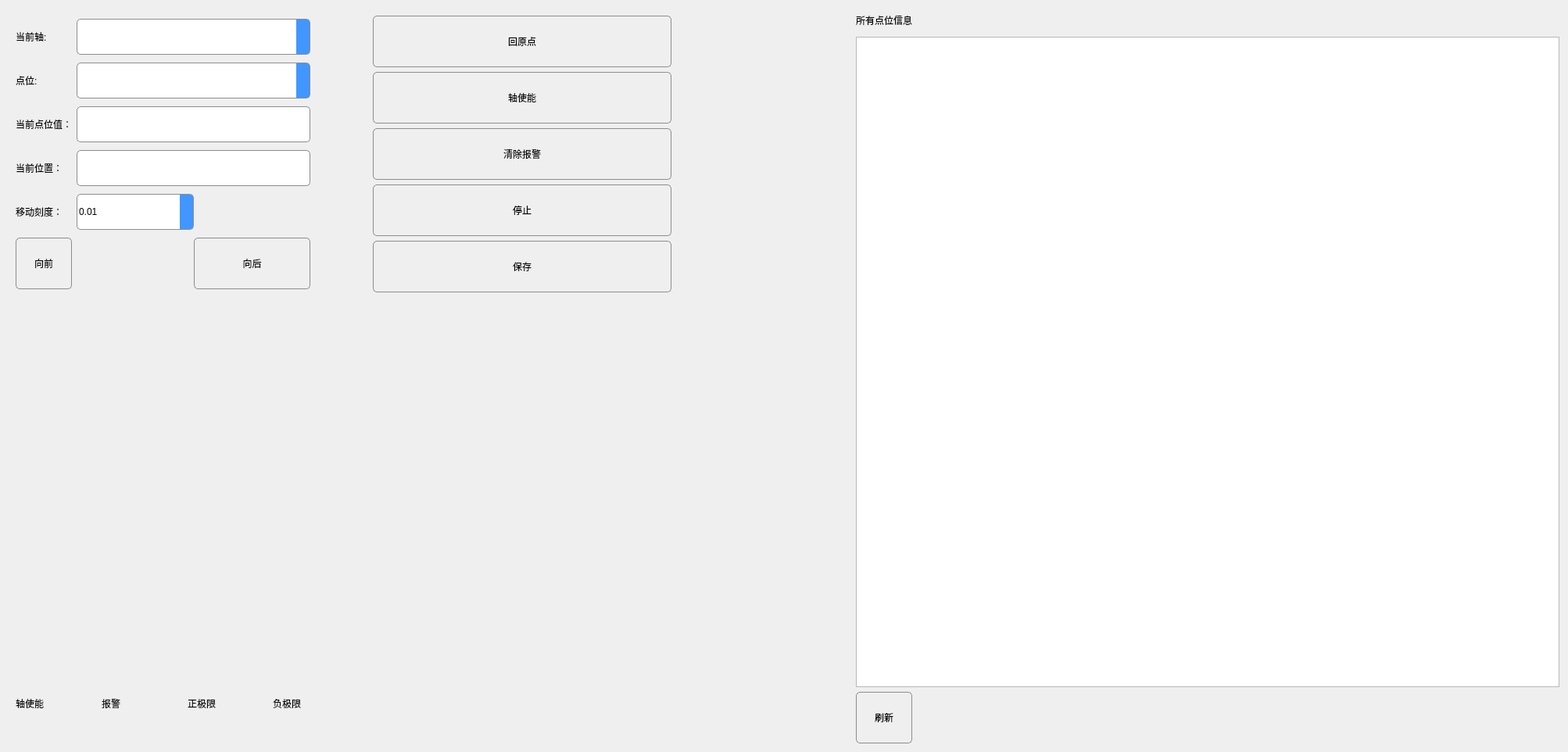
<?xml version="1.0" encoding="UTF-8"?>
<ui version="4.0">
 <class>Form</class>
 <widget class="QWidget" name="Form">
  <property name="geometry">
   <rect>
    <x>0</x>
    <y>0</y>
    <width>2006</width>
    <height>962</height>
   </rect>
  </property>
  <property name="windowTitle">
   <string>轴调试</string>
  </property>
  <property name="styleSheet">
   <string notr="true">QComboBox{
     background:#FFFFFF;
     selection-background-color: #4197FF;
     border: 1px solid #8D8D91;
     padding: 0 1px;
     min-height: 40px;
     border-radius:5px;
     padding:2px;
}
QComboBox:editable{
     border-style: solid;
     border-radius:5px;
     padding:2px;
}
QComboBox:hover{
     border-color: #4197FF;
     border:2px solid #7EA3D9;
     border-radius:5px;
}
 QComboBox:focus{
     border-color: #7EA3D9;
     border:1px solid #7EA3D9;
     border-radius:5px;
}
QComboBox:on { /* shift the text when the popup opens */
     padding-top: 2px;
     padding-left: 2px;
     border-radius:5px;
}
QComboBox::down-arrow {
     image:url(drop_down.png);
}
 
QComboBox::drop-down { /* shift the text when the popup opens */
     background:#4197FF;
     width:15px;
     padding-right:2px;
     border-top-right-radius: 3px;
     border-bottom-right-radius: 3px;
}
QComboBox QAbstractItemView {
     background:#FFFFFF;
     border: 1px solid #8D8D91;
     border-radius:3px;
     selection-background-color: #4197FF;
}
QComboBox QAbstractItemView::item{
     height:50px;
}
QLineEdit {
     background:#FFFFFF;
     selection-background-color: #4197FF;
     border: 1px solid #8D8D91;
     padding: 2px;
     min-height: 40px;
     border-radius:5px;
}
QLineEdit:hover{
     border:2px solid #B4B4D0F5;
     border-radius:5px;
     }
 
QLineEdit:focus{
     border:2px solid #7EA3D9;
}
 
QLineEdit:read-only {
     border: 1px solid #DCDCDC;
     color: lightgray;
}
QLineEdit:disabled {
     border: 1px solid #DCDCDC;
     color: lightgray;
}
QPushButton {
     border: 1px solid #8D8D91;
     border-radius: 5px;
     background-color: QLinearGradient( x1: 0, y1: 0, x2: 0, y2: 1, 
         stop: 0 #FEFEFE, stop: 0.05 #FBFBFB,stop: 0.4 #FBFBFB, 
         stop: 0.9 #F5F5F5, stop: 1 #F5F5F5);
     padding: 2px;
     min-height: 60px;
     min-width:60px;
}
QPushButton:default {
     background-color: QLinearGradient( x1: 0, y1: 0, x2: 0, y2: 1, 
         stop: 0 #68B1FA, stop: 0.05 #3C9AFC,stop: 0.4 #3C9AFC, 
         stop: 0.9 #0A81FF, stop: 1 #0A81FF);
} 
QPushButton:hover{
     border: 2px solid #B4B4D0F5;
     background-color: QLinearGradient( x1: 0, y1: 0, x2: 0, y2: 1, 
         stop: 0 #68B1FA, stop: 0.05 #3C9AFC,stop: 0.4 #3C9AFC, 
         stop: 0.9 #0A81FF, stop: 1 #0A81FF);  
}
QPushButton:pressed{
     background-color: QLinearGradient( x1: 0, y1: 0, x2: 0, y2: 1, 
         stop: 0 #68B1FA, stop: 0.05 #0A81FF,stop: 0.4 #0A81FF, 
         stop: 0.9 #3C9AFC, stop: 1 #3C9AFC);
     
}
QPushButton:disabled{ 
     border:1px solid #CDCDCD;
     color:#C7C7C7;
     background:#EFEFEF;
}</string>
  </property>
  <layout class="QGridLayout" name="gridLayout_4">
   <item row="0" column="0" rowspan="3">
    <widget class="QWidget" name="widget_2" native="true">
     <property name="maximumSize">
      <size>
       <width>500</width>
       <height>16777215</height>
      </size>
     </property>
     <layout class="QGridLayout" name="gridLayout">
      <item row="0" column="0">
       <widget class="QLabel" name="label">
        <property name="text">
         <string>当前轴: </string>
        </property>
       </widget>
      </item>
      <item row="0" column="1" colspan="3">
       <widget class="QComboBox" name="comboBox_Axis"/>
      </item>
      <item row="1" column="0">
       <widget class="QLabel" name="label_2">
        <property name="text">
         <string>点位:</string>
        </property>
       </widget>
      </item>
      <item row="1" column="1" colspan="3">
       <widget class="QComboBox" name="comboBox_Point"/>
      </item>
      <item row="2" column="0">
       <widget class="QLabel" name="label_8">
        <property name="text">
         <string>当前点位值：</string>
        </property>
       </widget>
      </item>
      <item row="2" column="1" colspan="3">
       <widget class="QLineEdit" name="lineEdit_SavedPoint"/>
      </item>
      <item row="3" column="0">
       <widget class="QLabel" name="label_3">
        <property name="text">
         <string>当前位置：</string>
        </property>
       </widget>
      </item>
      <item row="3" column="1" colspan="3">
       <widget class="QLineEdit" name="lineEdit_CurrentPoint"/>
      </item>
      <item row="4" column="0">
       <widget class="QLabel" name="label_9">
        <property name="text">
         <string>移动刻度：</string>
        </property>
       </widget>
      </item>
      <item row="4" column="1" colspan="2">
       <widget class="QComboBox" name="comboBox_Distance">
        <item>
         <property name="text">
          <string>0.01</string>
         </property>
        </item>
        <item>
         <property name="text">
          <string>0.1</string>
         </property>
        </item>
        <item>
         <property name="text">
          <string>1</string>
         </property>
        </item>
        <item>
         <property name="text">
          <string>10</string>
         </property>
        </item>
       </widget>
      </item>
      <item row="4" column="3">
       <spacer name="horizontalSpacer">
        <property name="orientation">
         <enum>Qt::Horizontal</enum>
        </property>
        <property name="sizeHint" stdset="0">
         <size>
          <width>135</width>
          <height>20</height>
         </size>
        </property>
       </spacer>
      </item>
      <item row="5" column="0">
       <widget class="QPushButton" name="btn_Backward">
        <property name="text">
         <string>向前</string>
        </property>
       </widget>
      </item>
      <item row="5" column="1">
       <spacer name="horizontalSpacer_2">
        <property name="orientation">
         <enum>Qt::Horizontal</enum>
        </property>
        <property name="sizeHint" stdset="0">
         <size>
          <width>98</width>
          <height>20</height>
         </size>
        </property>
       </spacer>
      </item>
      <item row="5" column="2" colspan="2">
       <widget class="QPushButton" name="btn_Forward">
        <property name="text">
         <string>向后</string>
        </property>
       </widget>
      </item>
     </layout>
    </widget>
   </item>
   <item row="0" column="2" rowspan="3" colspan="2">
    <widget class="QWidget" name="widget_3" native="true">
     <property name="maximumSize">
      <size>
       <width>400</width>
       <height>16777215</height>
      </size>
     </property>
     <layout class="QGridLayout" name="gridLayout_2">
      <item row="0" column="0">
       <widget class="QPushButton" name="btn_Origion">
        <property name="text">
         <string>回原点</string>
        </property>
       </widget>
      </item>
      <item row="1" column="0">
       <widget class="QPushButton" name="btn_ServoOn">
        <property name="text">
         <string>轴使能</string>
        </property>
       </widget>
      </item>
      <item row="2" column="0">
       <widget class="QPushButton" name="btn_ClearAlarm">
        <property name="text">
         <string>清除报警</string>
        </property>
       </widget>
      </item>
      <item row="3" column="0">
       <widget class="QPushButton" name="btn_Stop">
        <property name="text">
         <string>停止</string>
        </property>
       </widget>
      </item>
      <item row="4" column="0">
       <widget class="QPushButton" name="btn_SavePoint">
        <property name="text">
         <string>保存</string>
        </property>
       </widget>
      </item>
     </layout>
    </widget>
   </item>
   <item row="0" column="5">
    <widget class="QLabel" name="label_10">
     <property name="maximumSize">
      <size>
       <width>16777215</width>
       <height>30</height>
      </size>
     </property>
     <property name="text">
      <string>所有点位信息</string>
     </property>
    </widget>
   </item>
   <item row="1" column="4">
    <spacer name="horizontalSpacer_3">
     <property name="orientation">
      <enum>Qt::Horizontal</enum>
     </property>
     <property name="sizeType">
      <enum>QSizePolicy::Fixed</enum>
     </property>
     <property name="sizeHint" stdset="0">
      <size>
       <width>200</width>
       <height>20</height>
      </size>
     </property>
    </spacer>
   </item>
   <item row="1" column="5" rowspan="4" colspan="2">
    <widget class="QTableWidget" name="tableWidget">
     <property name="minimumSize">
      <size>
       <width>900</width>
       <height>0</height>
      </size>
     </property>
    </widget>
   </item>
   <item row="2" column="1">
    <spacer name="horizontalSpacer_6">
     <property name="orientation">
      <enum>Qt::Horizontal</enum>
     </property>
     <property name="sizeType">
      <enum>QSizePolicy::Fixed</enum>
     </property>
     <property name="sizeHint" stdset="0">
      <size>
       <width>50</width>
       <height>20</height>
      </size>
     </property>
    </spacer>
   </item>
   <item row="3" column="0">
    <spacer name="verticalSpacer">
     <property name="orientation">
      <enum>Qt::Vertical</enum>
     </property>
     <property name="sizeHint" stdset="0">
      <size>
       <width>20</width>
       <height>371</height>
      </size>
     </property>
    </spacer>
   </item>
   <item row="3" column="2">
    <spacer name="verticalSpacer_2">
     <property name="orientation">
      <enum>Qt::Vertical</enum>
     </property>
     <property name="sizeHint" stdset="0">
      <size>
       <width>20</width>
       <height>371</height>
      </size>
     </property>
    </spacer>
   </item>
   <item row="4" column="0" rowspan="2" colspan="2">
    <widget class="QWidget" name="widget" native="true">
     <property name="styleSheet">
      <string notr="true">QLabel[notice_level='OK']{
    background-color: yellow;
	min-width:     40px;     
	min-height:    40px;     
	max-width:     40px;     
	max-height:    40px;    
	border-radius: 20px;      
	border:1px solid black; 
}</string>
     </property>
     <layout class="QGridLayout" name="gridLayout_3">
      <item row="0" column="0">
       <widget class="QLabel" name="label_4">
        <property name="text">
         <string>轴使能</string>
        </property>
       </widget>
      </item>
      <item row="0" column="1">
       <widget class="QLabel" name="label_5">
        <property name="text">
         <string>报警</string>
        </property>
       </widget>
      </item>
      <item row="0" column="2">
       <widget class="QLabel" name="label_6">
        <property name="text">
         <string>正极限</string>
        </property>
       </widget>
      </item>
      <item row="0" column="3">
       <widget class="QLabel" name="label_7">
        <property name="text">
         <string>负极限</string>
        </property>
       </widget>
      </item>
      <item row="1" column="0">
       <widget class="QLabel" name="label_ServoOn">
        <property name="styleSheet">
         <string notr="true"/>
        </property>
        <property name="text">
         <string/>
        </property>
        <property name="notice_level" stdset="0">
         <string>OK</string>
        </property>
       </widget>
      </item>
      <item row="1" column="1">
       <widget class="QLabel" name="label_Alarm">
        <property name="styleSheet">
         <string notr="true"/>
        </property>
        <property name="text">
         <string/>
        </property>
        <property name="notice_level" stdset="0">
         <string>OK</string>
        </property>
       </widget>
      </item>
      <item row="1" column="2">
       <widget class="QLabel" name="label_PositiveLimit">
        <property name="styleSheet">
         <string notr="true"/>
        </property>
        <property name="text">
         <string/>
        </property>
        <property name="notice_level" stdset="0">
         <string>OK</string>
        </property>
       </widget>
      </item>
      <item row="1" column="3">
       <widget class="QLabel" name="label_NegtiveLimit">
        <property name="styleSheet">
         <string notr="true"/>
        </property>
        <property name="text">
         <string/>
        </property>
        <property name="notice_level" stdset="0">
         <string>OK</string>
        </property>
       </widget>
      </item>
     </layout>
    </widget>
   </item>
   <item row="5" column="3">
    <spacer name="horizontalSpacer_5">
     <property name="orientation">
      <enum>Qt::Horizontal</enum>
     </property>
     <property name="sizeHint" stdset="0">
      <size>
       <width>273</width>
       <height>20</height>
      </size>
     </property>
    </spacer>
   </item>
   <item row="5" column="5">
    <widget class="QPushButton" name="btn_Refresh">
     <property name="text">
      <string>刷新</string>
     </property>
    </widget>
   </item>
   <item row="5" column="6">
    <spacer name="horizontalSpacer_4">
     <property name="orientation">
      <enum>Qt::Horizontal</enum>
     </property>
     <property name="sizeHint" stdset="0">
      <size>
       <width>741</width>
       <height>20</height>
      </size>
     </property>
    </spacer>
   </item>
  </layout>
 </widget>
 <resources/>
 <connections/>
</ui>
